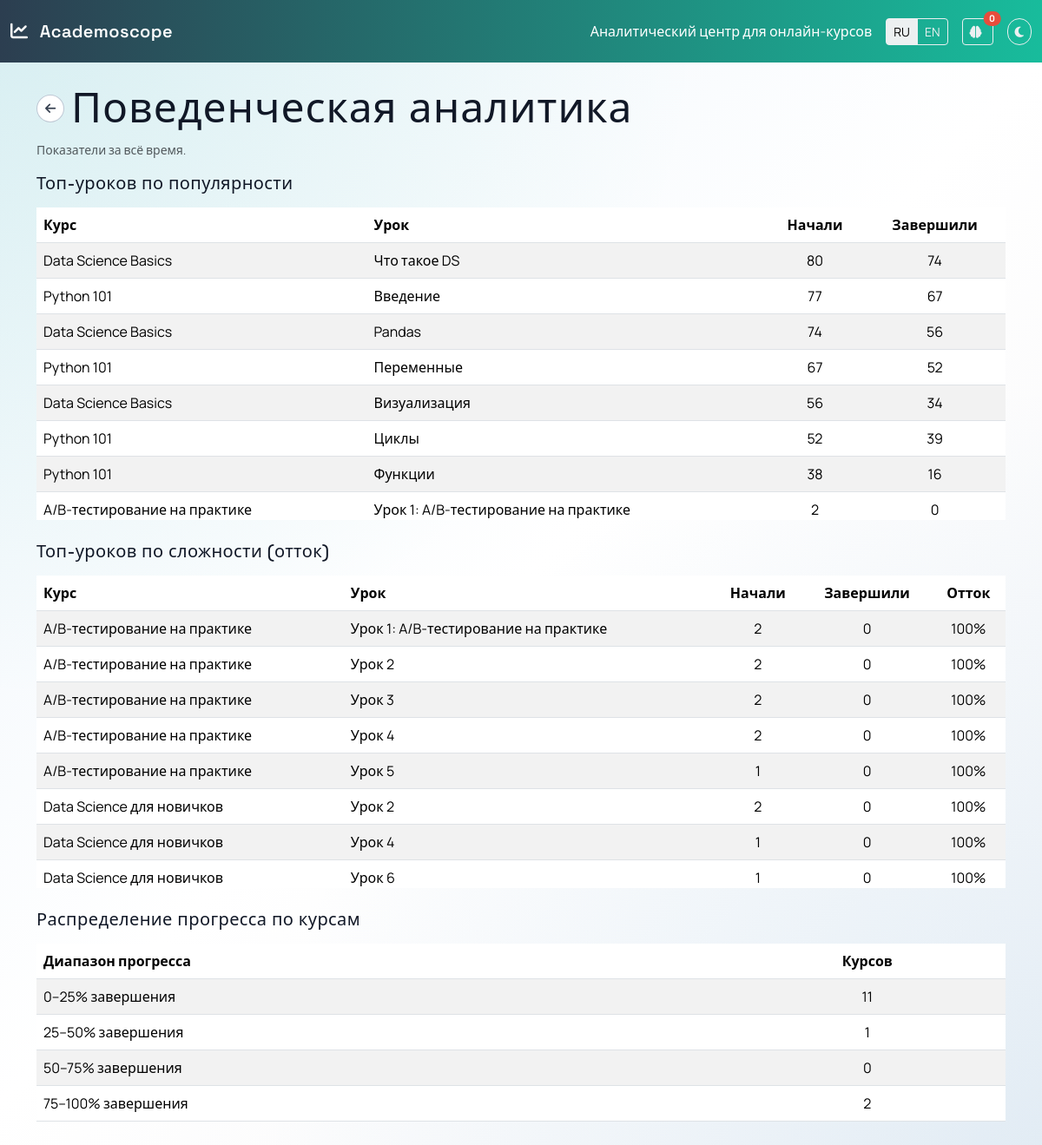
/behavior, run on the app's committed database.
### common/models.py (models this page shows)
class Lesson(Base):
    __tablename__ = "lessons"
    id = Column(Integer, primary_key=True, index=True)
    course_id = Column(Integer, ForeignKey("courses.id"), nullable=False, index=True)
    external_id = Column(String(255), nullable=False)
    title = Column(String(255), nullable=False)
    position = Column(Integer, nullable=True)  # Порядок урока в курсе
    course = relationship("Course", back_populates="lessons")
    events = relationship("Event", back_populates="lesson")
    metrics = relationship("LessonMetrics", back_populates="lesson", uselist=False)
    __table_args__ = (
        UniqueConstraint("course_id", "external_id", name="uq_lesson_course_external"),
    )

class Course(Base):
    __tablename__ = "courses"
    id = Column(Integer, primary_key=True, index=True)
    external_id = Column(String(255), unique=True, index=True, nullable=False)
    title = Column(String(255), nullable=False)
    lessons = relationship("Lesson", back_populates="course")
    events = relationship("Event", back_populates="course")
    metrics = relationship("CourseMetrics", back_populates="course", uselist=False)

### services/dashboard/app.py (the view)
@app.route("/behavior")
def behavior_overview():
    db = SessionLocal()
    period, start_at, period_label = _get_period()
    courses: list[dict] = []
    for course in db.query(Course).order_by(Course.title).all():
        total_students, completed_students, completion_rate = _calculate_course_metrics_for_period(
            db, course.id, start_at
        )
        courses.append(
            {
                "id": course.id,
                "title": course.title,
                "total_students": total_students,
                "completed_students": completed_students,
                "completion_rate": completion_rate,
            }
        )
    progress_distribution = {
        "0_25": 0,
        "25_50": 0,
        "50_75": 0,
        "75_100": 0,
    }
    for course in courses:
        rate = course.get("completion_rate") or 0
        if rate < 25:
            progress_distribution["0_25"] += 1
        elif rate < 50:
            progress_distribution["25_50"] += 1
        elif rate < 75:
            progress_distribution["50_75"] += 1
        else:
            progress_distribution["75_100"] += 1
    lesson_rows = (
        db.query(
            Lesson.id,
            Lesson.title,
            Course.title.label("course_title"),
        )
        .join(Course, Lesson.course_id == Course.id)
        .order_by(Course.title, Lesson.position.nulls_last(), Lesson.id)
        .all()
    )
    lessons_all: list[dict] = []
    for lesson_id, lesson_title, course_title in lesson_rows:
        started_students, completed_lesson_students = _calculate_lesson_metrics_for_period(
            db, lesson_id, start_at
        )
        if not started_students and not completed_lesson_students:
            continue
        drop_off_rate = (
            int(
                (started_students - completed_lesson_students)
                / started_students
                * 100
            )
            if started_students
            else 0
        )
        lessons_all.append(
            {
                "lesson_id": lesson_id,
                "course_title": course_title,
                "lesson_title": lesson_title,
                "started_students": started_students,
                "completed_students": completed_lesson_students,
                "drop_off_rate": drop_off_rate,
            }
        )
    popular_lessons = sorted(
        lessons_all, key=lambda x: x["started_students"], reverse=True
    )
    difficult_lessons = sorted(
        lessons_all, key=lambda x: x["drop_off_rate"], reverse=True
    )
    return render_template(
        "behavior.html",
        period=period,
        period_label=period_label,
        lessons_all=lessons_all,
        popular_lessons=popular_lessons,
        difficult_lessons=difficult_lessons,
        courses_for_progress=courses,
        progress_distribution=progress_distribution,
    )

### services/dashboard/app.py (called while the page is built)
@app.teardown_appcontext
def remove_session(exception=None):  # type: ignore[override]
    SessionLocal.remove()

def _get_period() -> tuple[str, datetime | None, str]:
    period = request.args.get("period", "all")
    if period not in {"all", "7d", "30d"}:
        period = "all"
    start_at: datetime | None = None
    if period == "7d":
        start_at = datetime.utcnow() - timedelta(days=7)
    elif period == "30d":
        start_at = datetime.utcnow() - timedelta(days=30)
    period_label = {
        "all": "за всё время",
        "7d": "за последние 7 дней",
        "30d": "за последние 30 дней",
    }[period]
    return period, start_at, period_label

def _calculate_course_metrics_for_period(
    db: SessionLocal, course_id: int, start_at: datetime | None
) -> tuple[int, int, int]:
    filters = [Event.course_id == course_id]
    if start_at is not None:
        filters.append(Event.occurred_at >= start_at)
    total_students = (
        db.query(func.count(distinct(Event.student_id)))
        .filter(Event.event_type == EventTypeEnum.ENROLLED.value, *filters)
        .scalar()
        or 0
    )
    completed_students = (
        db.query(func.count(distinct(Event.student_id)))
        .filter(Event.event_type == EventTypeEnum.COURSE_COMPLETED.value, *filters)
        .scalar()
        or 0
    )
    completion_rate = (
        int(completed_students / total_students * 100) if total_students else 0
    )
    return total_students, completed_students, completion_rate

def _calculate_lesson_metrics_for_period(
    db: SessionLocal, lesson_id: int, start_at: datetime | None
) -> tuple[int, int]:
    filters = [Event.lesson_id == lesson_id]
    if start_at is not None:
        filters.append(Event.occurred_at >= start_at)
    started_students = (
        db.query(func.count(distinct(Event.student_id)))
        .filter(Event.event_type == EventTypeEnum.LESSON_STARTED.value, *filters)
        .scalar()
        or 0
    )
    completed_students = (
        db.query(func.count(distinct(Event.student_id)))
        .filter(Event.event_type == EventTypeEnum.LESSON_COMPLETED.value, *filters)
        .scalar()
        or 0
    )
    return started_students, completed_students

### services/dashboard/templates/behavior.html (shortened to what this page needs)
{% extends "base.html" %}
{% block content %}
  <div class="d-flex flex-wrap justify-content-between align-items-center mb-2">
    <div class="d-flex align-items-center gap-2">
      <a href="/" class="btn btn-sm acad-back-btn" aria-label="Назад">
        <i class="fa-solid fa-arrow-left"></i>
      </a>
      <h1 class="mb-0" data-i18n-key="behavior.title">
      </h1>
    </div>
  </div>
  <p class="text-muted small mb-3 js-period-label">Показатели {{ period_label }}.</p>
  {% if lessons_all %}
    <section class="mb-4" data-aos="fade-up">
      <h2 class="h5 mb-3" data-i18n-key="behavior.popular_title">
      </h2>
      <div class="table-responsive acad-table-scroll">
        <table class="table table-striped align-middle">
          <thead>
            <tr>
              <th data-i18n-key="behavior.table.course">Курс</th>
              <th data-i18n-key="behavior.table.lesson">Урок</th>
              <th class="text-center" data-i18n-key="behavior.table.started">Начали</th>
              <th class="text-center" data-i18n-key="behavior.table.completed">Завершили</th>
            </tr>
          </thead>
          <tbody>
            {% for l in popular_lessons %}
              {% if loop.index0 < 50 %}
                <tr>
                  <td>{{ l.course_title }}</td>
                  <td>{{ l.lesson_title }}</td>
                  <td class="text-center">{{ l.started_students }}</td>
                  <td class="text-center">{{ l.completed_students }}</td>
                </tr>
              {% endif %}
            {% endfor %}
          </tbody>
        </table>
      </div>
    </section>
    <section class="mb-4" data-aos="fade-up" data-aos-delay="60">
      <h2 class="h5 mb-3" data-i18n-key="behavior.difficult_title">
      </h2>
      <div class="table-responsive acad-table-scroll">
        <table class="table table-striped align-middle">
          <thead>
            <tr>
              <th data-i18n-key="behavior.table.course">Курс</th>
              <th data-i18n-key="behavior.table.lesson">Урок</th>
              <th class="text-center" data-i18n-key="behavior.table.started">Начали</th>
              <th class="text-center" data-i18n-key="behavior.table.completed">Завершили</th>
              <th class="text-center" data-i18n-key="behavior.table.dropoff">Отток</th>
            </tr>
          </thead>
          <tbody>
            {% for l in difficult_lessons %}
              {% if loop.index0 < 50 %}
                <tr>
                  <td>{{ l.course_title }}</td>
                  <td>{{ l.lesson_title }}</td>
                  <td class="text-center">{{ l.started_students }}</td>
                  <td class="text-center">{{ l.completed_students }}</td>
                  <td class="text-center">{{ l.drop_off_rate }}%</td>
                </tr>
              {% endif %}
            {% endfor %}
          </tbody>
        </table>
      </div>
    </section>
    <section class="mb-4" data-aos="fade-up" data-aos-delay="120">
      <h2 class="h5 mb-3" data-i18n-key="behavior.progress_title">
      </h2>
      <div class="table-responsive acad-table-scroll">
        <table class="table table-striped align-middle">
          <thead>
            <tr>
              <th data-i18n-key="behavior.table.progress_band">Диапазон прогресса</th>
              <th class="text-center" data-i18n-key="behavior.table.courses_count">Курсов</th>
            </tr>
          </thead>
          <tbody>
            <tr>
              <td data-i18n-key="behavior.progress_bucket_0_25_label">0–25% завершения</td>
              <td class="text-center">{{ progress_distribution["0_25"] }}</td>
            </tr>
            <tr>
              <td data-i18n-key="behavior.progress_bucket_25_50_label">25–50% завершения</td>
              <td class="text-center">{{ progress_distribution["25_50"] }}</td>
            </tr>
            <tr>
              <td data-i18n-key="behavior.progress_bucket_50_75_label">50–75% завершения</td>
              <td class="text-center">{{ progress_distribution["50_75"] }}</td>
            </tr>
            <tr>
              <td data-i18n-key="behavior.progress_bucket_75_100_label">75–100% завершения</td>
              <td class="text-center">{{ progress_distribution["75_100"] }}</td>
            </tr>
          </tbody>
        </table>
      </div>
    </section>
  {% else %}
    <p data-i18n-key="behavior.empty">
      Пока недостаточно данных для поведенческой аналитики.
    </p>
  {% endif %}
{% endblock %}

### services/dashboard/templates/base.html (style rules this page uses)
body { position: relative; min-height: 100vh; overflow-x: hidden; transition: background-color 0.3s ease, color 0.3s ease; font-family: "Manrope", "Inter", system-ui, -apple-system, BlinkMacSystemFont, "Segoe UI", sans-serif; }
body::before { content: ""; position: fixed; inset: 0; z-index: -1; transition: opacity 0.3s ease, background 0.3s ease; }
body.theme-light { background-color: #f5f5f7; color: #111827; }
body.theme-light::before { background: radial-gradient(circle at 0% 0%, #18bc9c1a 0, transparent 45%), radial-gradient(circle at 100% 100%, #3498db1a 0, transparent 50%), linear-gradient(135deg, #ecf4fb 0%, #ffffff 50%, #f5f5f7 100%); opacity: 1; }
h1, h2, h3, h4, h5, h6, .navbar-brand { font-family: "Space Grotesk", system-ui, -apple-system, BlinkMacSystemFont, "Segoe UI", sans-serif; letter-spacing: 0.02em; }
.acad-table-scroll { max-height: 360px; overflow-y: auto; }
.acad-table-scroll table { margin-bottom: 0; }
.acad-back-btn { border-radius: 999px; width: 32px; height: 32px; display: inline-flex; align-items: center; justify-content: center; padding: 0; border-width: 1px; }
body.theme-light .acad-back-btn { border-color: rgba(148, 163, 184, 0.6); color: #374151; background-color: #ffffff; }

### data on the page
Lesson: course_title "Data Science Basics", lesson_title "Что такое DS", started_students "80", completed_students "74"
Lesson: course_title "Python 101", lesson_title "Введение", started_students "77", completed_students "67"
Lesson: course_title "Data Science Basics", lesson_title "Pandas", started_students "74", completed_students "56"
Lesson: course_title "Python 101", lesson_title "Переменные", started_students "67", completed_students "52"
Lesson: course_title "Data Science Basics", lesson_title "Визуализация", started_students "56", completed_students "34"
Lesson: course_title "Python 101", lesson_title "Циклы", started_students "52", completed_students "39"
Lesson: course_title "Python 101", lesson_title "Функции", started_students "38", completed_students "16"
Lesson: course_title "A/B-тестирование на практике", lesson_title "Урок 1: A/B-тестирование на практике", started_students "2", completed_students "0", drop_off_rate "100"
Lesson: course_title "A/B-тестирование на практике", lesson_title "Урок 2", started_students "2", completed_students "0", drop_off_rate "100"
Lesson: course_title "A/B-тестирование на практике", lesson_title "Урок 3", started_students "2", completed_students "0", drop_off_rate "100"
Lesson: course_title "A/B-тестирование на практике", lesson_title "Урок 4", started_students "2", completed_students "0", drop_off_rate "100"
Lesson: course_title "A/B-тестирование на практике", lesson_title "Урок 5", started_students "1", completed_students "0", drop_off_rate "100"
Lesson: course_title "Data Science для новичков", lesson_title "Урок 2", started_students "2", completed_students "0", drop_off_rate "100"
Lesson: course_title "Data Science для новичков", lesson_title "Урок 4", started_students "1", completed_students "0", drop_off_rate "100"
Lesson: course_title "Data Science для новичков", lesson_title "Урок 6", started_students "1", completed_students "0", drop_off_rate "100"

### other printed values
{{ progress_distribution["0_25"] }} "11"
{{ progress_distribution["25_50"] }} "1"
{{ progress_distribution["50_75"] }} "0"
{{ progress_distribution["75_100"] }} "2"
